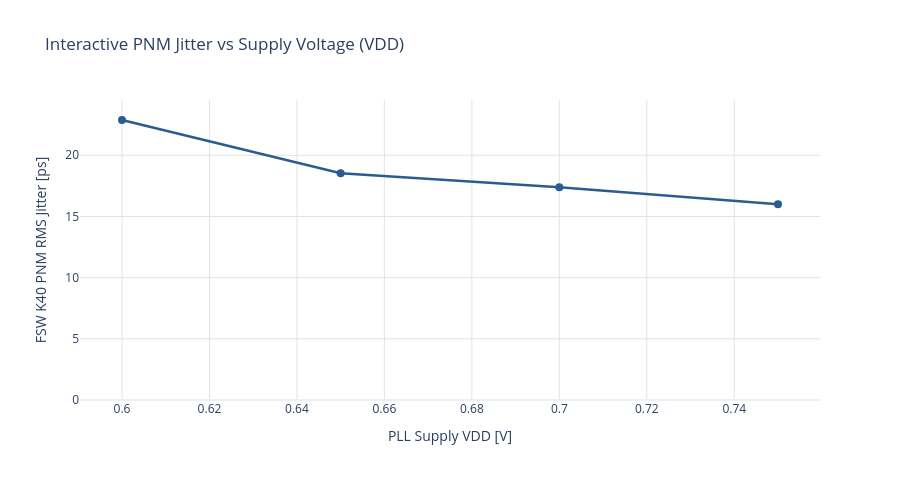
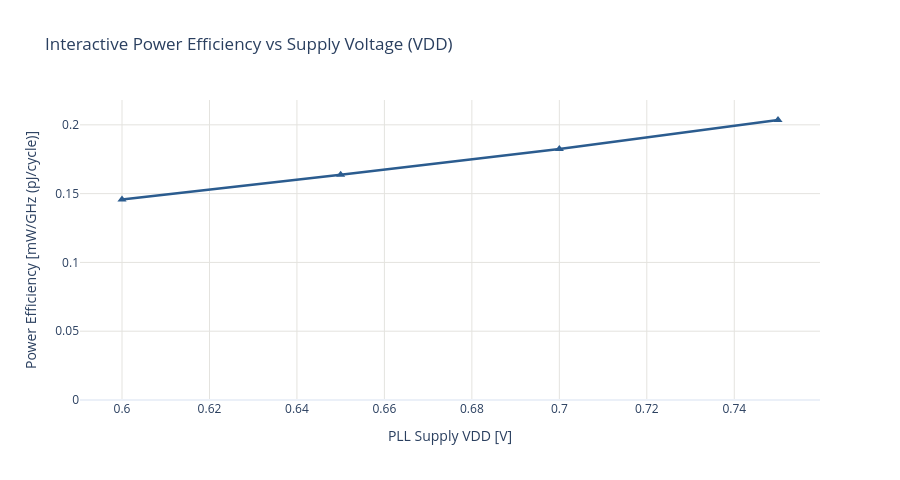
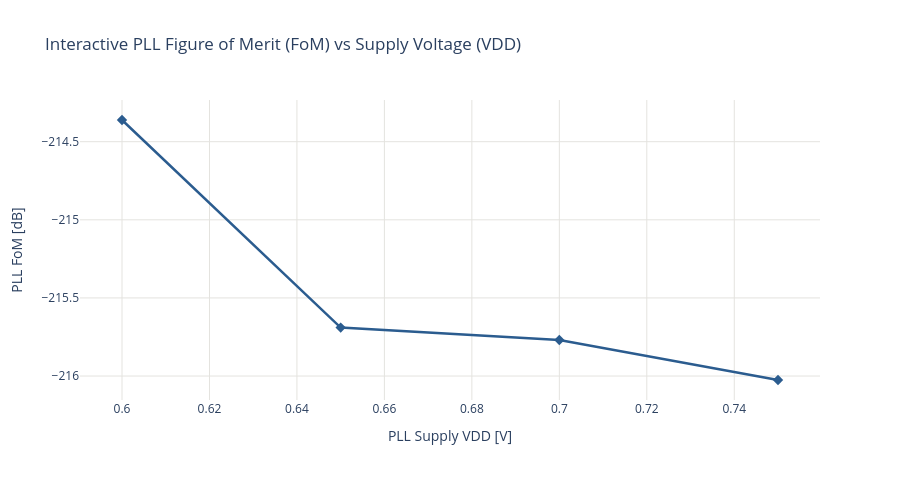

These figures' notebook cell, in order:
### Markdown cell above
### 7. Interactive Multi-Metric Explorer (Plotly)
Interactive visualization inspired by [`sw/tools/notebooks/pll_test_vdd.ipynb`](file:///users/micas/iramrezl/projects/lagd-meas/sw/tools/notebooks/pll_test_vdd.ipynb), supporting hover inspection of exact Jitter, Power Efficiency, and **PLL FoM** with HTML/PNG export.

### Code cell
def plot_interactive_vdd_explorer(df, fig_dir=FIG_DIR):
    """Interactive Plotly figures comparing Jitter, Power Efficiency, and PLL FoM vs VDD."""
    # 1. Jitter vs VDD
    fig_j = go.Figure()
    for f, grp in df.groupby("f_ghz"):
        grp_locked = grp[grp["locked"] == 1].sort_values("vdd_set")
        f_color = FREQ_COLORS.get(f * 1e9, "#1f77b4")
        fig_j.add_trace(go.Scatter(
            x=grp_locked["vdd_set"],
            y=grp_locked["time_jitter_pnm_ps"] if ("time_jitter_pnm_ps" in grp_locked.columns and grp_locked["time_jitter_pnm_ps"].notna().any()) else grp_locked["time_jitter_trace_ps"],
            mode="lines+markers",
            name=f"{f:.1f} GHz Jitter",
            line=dict(color=f_color, width=2.5),
            marker=dict(size=8),
            hovertemplate="<b>%{x:.2f} V</b><br>PNM Jitter: %{y:.2f} ps<extra>" + f"{f:.1f} GHz" + "</extra>"
        ))
        
    fig_j.update_layout(
        title="Interactive PNM Jitter vs Supply Voltage (VDD)",
        xaxis=dict(title="PLL Supply VDD [V]", gridcolor=GRID_COLOR),
        yaxis=dict(title="FSW K40 PNM RMS Jitter [ps]", rangemode="tozero", gridcolor=GRID_COLOR),
        template="plotly_white",
        height=480,
        legend=dict(orientation="h", y=-0.2)
    )
    save_fig(fig_j, "interactive_jitter_vs_vdd", fig_dir=fig_dir)

    # 2. Power Efficiency (mW/GHz) vs VDD
    fig_e = go.Figure()
    for f, grp in df.groupby("f_ghz"):
        grp_locked = grp[grp["locked"] == 1].sort_values("vdd_set")
        f_color = FREQ_COLORS.get(f * 1e9, "#1f77b4")
        f_num = float(f)
        eff = grp_locked["p_eff_mw_per_ghz"] if "p_eff_mw_per_ghz" in grp_locked.columns else grp_locked["pll_p_mw"] / f_num
        fig_e.add_trace(go.Scatter(
            x=grp_locked["vdd_set"],
            y=eff,
            mode="lines+markers",
            name=f"{f:.1f} GHz Efficiency",
            line=dict(color=f_color, width=2.5),
            marker=dict(size=8, symbol="triangle-up"),
            hovertemplate="<b>%{x:.2f} V</b><br>Efficiency: %{y:.3f} mW/GHz<extra>" + f"{f:.1f} GHz" + "</extra>"
        ))
        
    fig_e.update_layout(
        title="Interactive Power Efficiency vs Supply Voltage (VDD)",
        xaxis=dict(title="PLL Supply VDD [V]", gridcolor=GRID_COLOR),
        yaxis=dict(title="Power Efficiency [mW/GHz (pJ/cycle)]", rangemode="tozero", gridcolor=GRID_COLOR),
        template="plotly_white",
        height=480,
        legend=dict(orientation="h", y=-0.2)
    )
    save_fig(fig_e, "interactive_power_efficiency_vs_vdd", fig_dir=fig_dir)

    # 3. PLL Figure of Merit (FoM in dB) vs VDD
    fig_f = go.Figure()
    for f, grp in df.groupby("f_ghz"):
        grp_locked = grp[grp["locked"] == 1].sort_values("vdd_set")
        f_color = FREQ_COLORS.get(f * 1e9, "#1f77b4")
        f_fom = grp_locked["fom_db"] if "fom_db" in grp_locked.columns else compute_pll_fom_db(get_primary_jitter(grp_locked), grp_locked["pll_p_mw"])
        fig_f.add_trace(go.Scatter(
            x=grp_locked["vdd_set"],
            y=f_fom,
            mode="lines+markers",
            name=f"{f:.1f} GHz FoM",
            line=dict(color=f_color, width=2.5),
            marker=dict(size=8, symbol="diamond"),
            hovertemplate="<b>%{x:.2f} V</b><br>PLL FoM: %{y:.2f} dB<extra>" + f"{f:.1f} GHz" + "</extra>"
        ))
        
    fig_f.update_layout(
        title="Interactive PLL Figure of Merit (FoM) vs Supply Voltage (VDD)",
        xaxis=dict(title="PLL Supply VDD [V]", gridcolor=GRID_COLOR),
        yaxis=dict(title="PLL FoM [dB]", gridcolor=GRID_COLOR),
        template="plotly_white",
        height=480,
        legend=dict(orientation="h", y=-0.2)
    )
    save_fig(fig_f, "interactive_fom_vs_vdd", fig_dir=fig_dir)

plot_interactive_vdd_explorer(df_runs)

### Figure 1 — Plotly figure (JSON) as saved in the notebook; plotly's stock layout.template omitted (floating-point values rounded to 4 significant figures)
{"data": [{"hovertemplate": "<b>%{x:.2f} V</b><br>PNM Jitter: %{y:.2f} ps<extra>4.8 GHz</extra>", "line": {"color": "#2b5c8f", "width": 2.5}, "marker": {"size": 8}, "mode": "lines+markers", "name": "4.8 GHz Jitter", "type": "scatter", "x": [0.6, 0.65, 0.7, 0.75], "y": [22.88, 18.53, 17.39, 15.99]}], "layout": {"height": 480, "legend": {"orientation": "h", "y": -0.2}, "title": {"text": "Interactive PNM Jitter vs Supply Voltage (VDD)"}, "xaxis": {"gridcolor": "#e4e3df", "title": {"text": "PLL Supply VDD [V]"}}, "yaxis": {"gridcolor": "#e4e3df", "rangemode": "tozero", "title": {"text": "FSW K40 PNM RMS Jitter [ps]"}}}}

### Figure 2 — Plotly figure (JSON) as saved in the notebook; plotly's stock layout.template omitted (floating-point values rounded to 4 significant figures)
{"data": [{"hovertemplate": "<b>%{x:.2f} V</b><br>Efficiency: %{y:.3f} mW/GHz<extra>4.8 GHz</extra>", "line": {"color": "#2b5c8f", "width": 2.5}, "marker": {"size": 8, "symbol": "triangle-up"}, "mode": "lines+markers", "name": "4.8 GHz Efficiency", "type": "scatter", "x": [0.6, 0.65, 0.7, 0.75], "y": [0.1458, 0.1637, 0.1825, 0.2035]}], "layout": {"height": 480, "legend": {"orientation": "h", "y": -0.2}, "title": {"text": "Interactive Power Efficiency vs Supply Voltage (VDD)"}, "xaxis": {"gridcolor": "#e4e3df", "title": {"text": "PLL Supply VDD [V]"}}, "yaxis": {"gridcolor": "#e4e3df", "rangemode": "tozero", "title": {"text": "Power Efficiency [mW/GHz (pJ/cycle)]"}}}}

### Figure 3 — Plotly figure (JSON) as saved in the notebook; plotly's stock layout.template omitted (floating-point values rounded to 4 significant figures)
{"data": [{"hovertemplate": "<b>%{x:.2f} V</b><br>PLL FoM: %{y:.2f} dB<extra>4.8 GHz</extra>", "line": {"color": "#2b5c8f", "width": 2.5}, "marker": {"size": 8, "symbol": "diamond"}, "mode": "lines+markers", "name": "4.8 GHz FoM", "type": "scatter", "x": [0.6, 0.65, 0.7, 0.75], "y": [-214.4, -215.7, -215.8, -216.0]}], "layout": {"height": 480, "legend": {"orientation": "h", "y": -0.2}, "title": {"text": "Interactive PLL Figure of Merit (FoM) vs Supply Voltage (VDD)"}, "xaxis": {"gridcolor": "#e4e3df", "title": {"text": "PLL Supply VDD [V]"}}, "yaxis": {"gridcolor": "#e4e3df", "title": {"text": "PLL FoM [dB]"}}}}
